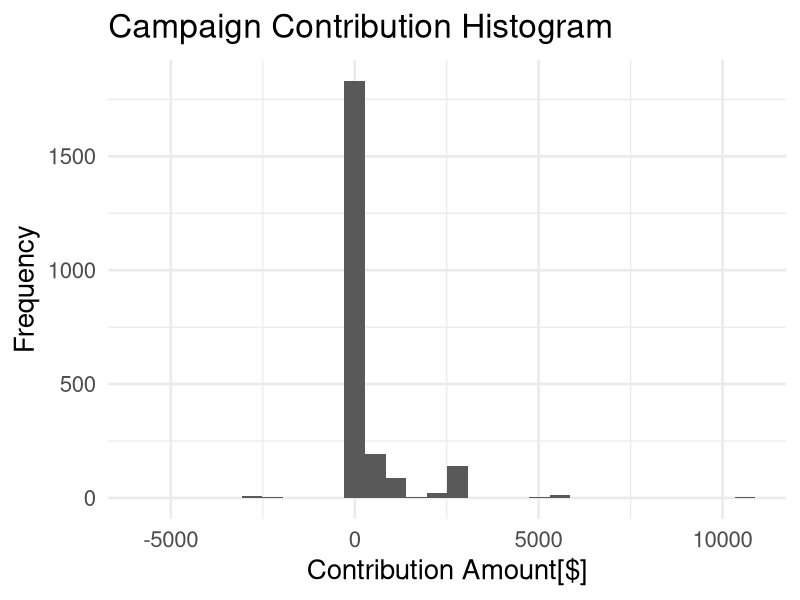
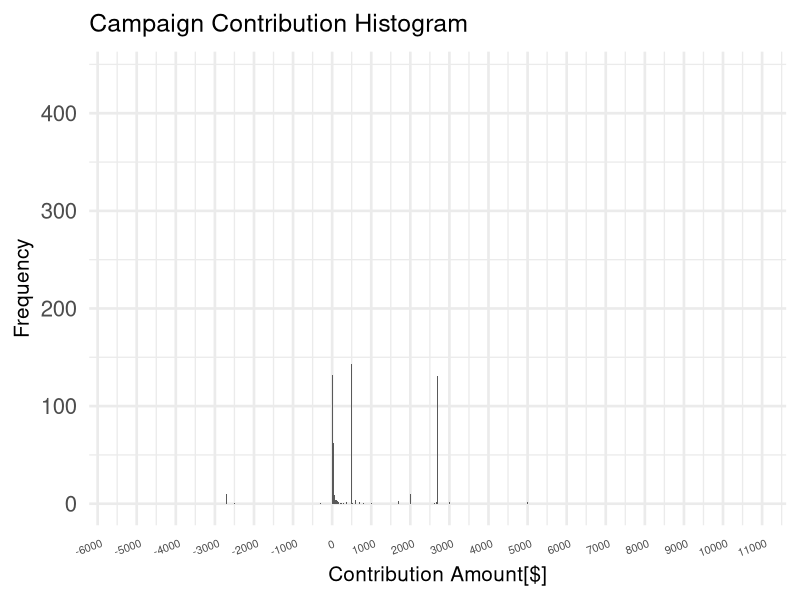
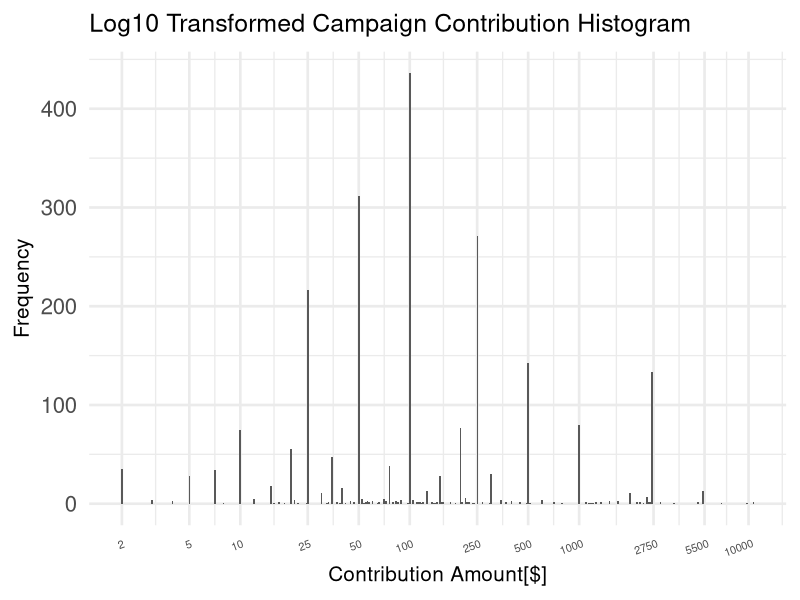

Source code (R) for these figures, in order: (Note: this script raises an error after producing the figures.)
## ---- chunk 1
#Load the Packages
library(ggplot2)
library(gridExtra)
library(dplyr)
library(tidyr)
theme_set(theme_minimal(20))
## ---- chunk 2
#Load the Data
Contributions<-read.csv('NC-Contributions.csv',header=TRUE)
## ---- chunk 3
# Summarize the data set
names(Contributions)
str(Contributions)
## ---- chunk 4
#Show Cand Names
levels(Contributions$cand_nm)
## ---- chunk 5
#Show Number of Candidates
length(levels(Contributions$contbr_nm))
## ---- chunk 6
#Shot Number of Occupation types
length(levels(Contributions$contbr_occupation))
## ---- chunk 7
head(summary(Contributions$contbr_city),10)
head(summary(Contributions$contbr_occupation),10)
## ---- chunk 8
summary(Contributions$contb_receipt_amt)
## ---- chunk 9
#Study Contribution Desctiptions
levels(Contributions$receipt_desc)
## ---- chunk 10
#Spread the Dataset
SpContributions<-
  spread(Contributions,cand_nm,contb_receipt_amt)
SpContributions$"Cruz, Rafael Edward 'Ted'"[
  is.na(SpContributions$"Cruz, Rafael Edward 'Ted'")]<-0
SpContributions$"CRUZ, RAFAEL EDWARD TED"[
  is.na(SpContributions$"CRUZ, RAFAEL EDWARD TED")]<-0
SpContributions$"Cruz, Rafael Edward 'Ted'"<-
  SpContributions$"Cruz, Rafael Edward 'Ted'"+
  SpContributions$"CRUZ, RAFAEL EDWARD TED"
SpContributions$"CRUZ, RAFAEL EDWARD TED"<-NULL
#Gather the Dataset
GathContributions<-
  gather(SpContributions,'cand_nm','contb_receipt_amt',17:30)
Contributions<-
  subset(GathContributions,!is.na(contb_receipt_amt)&contb_receipt_amt !=0)
## ---- chunk 11
#Create the Days variable
Contributions$Days<-
  as.numeric(as.Date(
    strptime(Contributions$contb_receipt_dt,'%d-%b-%y'))-
      min(as.Date(strptime(Contributions$contb_receipt_dt,'%d-%b-%y'))))
str(Contributions)
## ---- chunk 12
#Exclude all Contributions where contribution amount is greator than 0
ContributionsNR<-subset(Contributions,contb_receipt_amt>0)
#Show a summary of this updated dataset
summary(ContributionsNR$contb_receipt_amt)
## ---- chunk 13
#Summary Tables
Contributions.Summary.Can<-Contributions %>% group_by(cand_nm) %>%
  summarise(FreqOfContributions = n(),
            BiggestRefund = min(contb_receipt_amt),
            MeanContributions=mean(contb_receipt_amt),
            MedianContributions=median(contb_receipt_amt),
            MaxContributions=max(contb_receipt_amt),
            TotalContributions=sum(contb_receipt_amt))%>%
  arrange(-FreqOfContributions)

Contributions.Summary.Con<-Contributions %>% group_by(contbr_nm) %>%
  summarise(TotalContributions=sum(contb_receipt_amt),
            FreqOfContributions = n(),
            MeanContributions=mean(contb_receipt_amt),
            MedianContributions=median(contb_receipt_amt),
            MaxContributions=max(contb_receipt_amt))%>%
  arrange(-TotalContributions)

dim(subset(Contributions.Summary.Con,FreqOfContributions==1))
dim(subset(Contributions.Summary.Con,FreqOfContributions>1))
## ---- chunk 14
#Basic Histogram
ggplot(aes(x=contb_receipt_amt), data = Contributions)+
  geom_histogram()+
  xlab('Contribution Amount[$]')+
  ylab('Frequency')+
  ggtitle('Campaign Contribution Histogram')
## ---- chunk 15
#Histogram with adjusted bin widths
ggplot(aes(x=contb_receipt_amt), data = Contributions)+
  geom_histogram(binwidth=10)+
  scale_x_continuous(breaks=seq(-6000,11000,1000))+
  xlab('Contribution Amount[$]')+
  ylab('Frequency')+
  ggtitle('Campaign Contribution Histogram')+
  theme(axis.text.x=element_text(angle=20,size=8,vjust=0.9,hjust=.9),
        title=element_text(size=15))
## ---- chunk 16
#Scale x axis with log10
ggplot(aes(x=contb_receipt_amt), data = Contributions)+
  geom_histogram(binwidth=.01)+
  scale_x_log10(breaks=c(2,5,10,25,50,100,250,500,1000,2750,5500,10000))+
  xlab('Contribution Amount[$]')+
  ylab('Frequency')+
  ggtitle('Log10 Transformed Campaign Contribution Histogram')+
  theme(axis.text.x=element_text(angle=20,size=8,vjust=0.9,hjust=.9),
        title=element_text(size=15))
## ---- chunk 17
#Cut x axis variables into buckets
Contributions$contb_receipt_amt.Bucket<-
  cut(Contributions$contb_receipt_amt,
      c(-6000,-3000,0,5,10,25,50,100,250,500,1000,2750,5500,11000),dig.lab=10)

summary(Contributions$contb_receipt_amt.Bucket)
#Show finished frequency distribution plot
ggplot(aes(x=contb_receipt_amt.Bucket),data=Contributions)+
  geom_histogram()+
  xlab('Contributions')+
  ylab('Frequency')+
  ggtitle('Campaign Contribution Histogram')+
  theme(axis.text.x=element_text(angle=20,size=8,vjust=0.9,hjust=.9),
        title=element_text(size=15))
## ---- chunk 18
#Contribution Histogram 
  ggplot(aes(x=reorder(cand_nm,-FreqOfContributions),y=FreqOfContributions),
         data=Contributions.Summary.Can)+
  geom_bar(stat='identity')+
  xlab('Candidates')+
  ylab('Frequency')+
  ggtitle('Contribution Frequency Histogram')+
  theme(axis.text.x=element_text(angle=20,size=8,vjust=0.9,hjust=.9),
        title=element_text(size=15))
## ---- chunk 19
#Exclude Outliers
ContributionsNO<-Contributions[Contributions$names]
Exclude<-c('Santorum, Richard J.',"O'Malley, Martin Joseph","Perry, James R. (Rick)",'Jindal, Bobby','Graham, Lindsey O.','Fiorina, Carly','Huckabee, Mike')
ContributionsNO <- subset(Contributions,!(cand_nm %in% Exclude))
ContributionsNO <- droplevels(ContributionsNO)  

#Contributor Occupation Summary Table
Contributions.Summary.Occ<-ContributionsNO %>%
  group_by(contbr_occupation,cand_nm) %>%
  summarise(FreqOfContributions = n())%>%
  mutate(Total=sum(FreqOfContributions))%>%
  ungroup()%>%
  arrange(-Total,-FreqOfContributions)

#Contributor Employer Summary Table
Contributions.Summary.Emp<-ContributionsNO %>%
  group_by(contbr_employer,cand_nm) %>%
  summarise(FreqOfContributions = n())%>%
  mutate(Total=sum(FreqOfContributions))%>%
  ungroup()%>%
  arrange(-Total,-FreqOfContributions)

  #Plot Occupation Breakdown
  ggplot(aes(reorder(x=contbr_occupation,-Total),y=FreqOfContributions),
         data=Contributions.Summary.Occ[1:60,])+
  geom_bar(stat='identity')+
  xlab('Contributor Occupation')+
  ylab('Frequency')+
  ggtitle('Contributor Occupation Histogram')+
  theme(axis.text.x=element_text(angle=20,size=6,vjust=0.99,hjust=.99),
        title=element_text(size=15))
  
  #Plot Employer Breakdown
  ggplot(aes(reorder(x=contbr_employer,-Total),y=FreqOfContributions),
         data=Contributions.Summary.Emp[1:60,])+
  geom_bar(stat='identity')+
  xlab('Contributor Employer')+
  ylab('Frequency')+
  ggtitle('Contributor Employer Histogram')+
  theme(axis.text.x=element_text(angle=20,size=6,vjust=0.99,hjust=.99),
        title=element_text(size=15))  
## ---- chunk 20
  #Show total Contributions by Candidate
  ggplot(aes(x=reorder(cand_nm,-TotalContributions),y=TotalContributions),
       data=Contributions.Summary.Can)+
  geom_bar(stat ='identity')+
  theme(axis.text.x=element_text(angle=20,size=8,vjust=0.9,hjust=.9),
        title=element_text(size=15))+
  xlab('Candidates')+
  ylab('Total Contributions[$]')+
  ggtitle('Total Contributions by Candidate')
## ---- chunk 21
    #Show Mean Contributions by Candidate
ggplot(aes(x=reorder(cand_nm,-MeanContributions),y=MeanContributions),
       data=Contributions.Summary.Can)+
  geom_bar(stat ='identity')+
  theme(axis.text.x=element_text(angle=20,size=8,vjust=0.9,hjust=.9),
        title=element_text(size=15))+
  xlab('Candidates')+
  ylab('Mean Contributions[$]')+
  ggtitle('Mean Contributions by Candidate')
## ---- chunk 22
  #Show Median Contributions by Candidate
ggplot(aes(x=reorder(cand_nm,-MedianContributions),y=MedianContributions),
       data=Contributions.Summary.Can)+
  geom_bar(stat ='identity')+
  theme(axis.text.x=element_text(angle=20,size=8,vjust=0.9,hjust=.9),
        title=element_text(size=15))+
  xlab('Candidates')+
  ylab('Median Contributions[$]')+
  ggtitle('Median Contributions by Candidate')
## ---- chunk 23
    #Show Maximum Contributions by Candidate

ggplot(aes(x=reorder(cand_nm,-MaxContributions),y=MaxContributions),
       data=Contributions.Summary.Can)+
  geom_bar(stat ='identity')+
  theme(axis.text.x=element_text(angle=20,size=8,vjust=0.9,hjust=.9),
        title=element_text(size=15))+
  xlab('Candidates')+
  ylab('Maximum Contributions[$]')+
  ggtitle('Maximum Contributions by Candidate')
## ---- chunk 24
  #Show boxplot of Contribution ranges for each candidate
ggplot(aes(x=reorder(cand_nm,-contb_receipt_amt),y=contb_receipt_amt),
       data=Contributions)+
  geom_boxplot()+
  scale_y_continuous(breaks=seq(-5000,12500,2500))+
  theme(axis.text.x=element_text(angle = 20,size=8,vjust = .9,hjust =.9))+
  xlab('Candidates')+
  ylab('Contribution Amount[$]')+
  ggtitle('Contribution Analysis by Candidate')
## ---- chunk 25
#Summarize Contributions by City
Contributions.by_City<-ContributionsNO %>% group_by(contbr_city)%>%
  summarise(LocSum=sum(contb_receipt_amt)) %>%
  arrange(-LocSum)

#Show Total Contributions by City
ggplot(aes(x=reorder(contbr_city,-LocSum),y=LocSum),
       data=Contributions.by_City[1:15,])+
  geom_bar(stat='identity')+
  theme(axis.text.x=element_text(angle=20,size=8,vjust=0.9,hjust=.9),
  title=element_text(size=15),
  legend.position='none')+
  xlab('City')+
  ylab('Total Contributions[$]')+
  ggtitle('Total Contributions by City')
## ---- chunk 26
#Show Contributions by Contributor
ggplot(aes(x=reorder(contbr_nm,-TotalContributions),y=TotalContributions),
       data=Contributions.Summary.Con[1:30,])+
  geom_bar(stat='identity')+
  scale_y_continuous(breaks=seq(0,30000,5000))+
  theme(axis.text.x=element_text(angle=30,size=5,vjust=1,hjust=1),
  title=element_text(size=15),
  legend.position='none')+
  geom_text(aes(label=FreqOfContributions),color = 'blue',size=4,vjust=-.2)+
  xlab('Contributor')+
  ylab('Total Contributions [$]')+
  ggtitle('Total Contributions by Contributor')
## ---- chunk 27
sum(Contributions.Summary.Con$TotalContributions)
## ---- chunk 28
sum(Contributions.Summary.Con$TotalContributions[1:207])
## ---- chunk 29
sum(Contributions.Summary.Con$TotalContributions[1:207])/
  sum(Contributions.Summary.Con$TotalContributions)
## ---- chunk 30
sum(Contributions.Summary.Con$TotalContributions[1:30])
## ---- chunk 31
sum(Contributions.Summary.Con$TotalContributions[1:30])/
  sum(Contributions.Summary.Con$TotalContributions)
## ---- chunk 32
#Contribtions amount by Frequency
ggplot(aes(x=round(FreqOfContributions),y=TotalContributions),
       data=Contributions.Summary.Con)+
  geom_point(alpha=1/10)+
  scale_y_log10()+
  scale_x_discrete(breaks=c(0,1,2,3,4,5,6,7,8,9,10))+
  coord_cartesian(xlim = c(0,quantile(Contributions.Summary.Con$FreqOfContributions,.99)))+
  xlab('Contribution Frequency')+
  ylab('Contribution Amount [$]')+
  ggtitle('Contribution Amount by Frequency')
## ---- chunk 33
#Create Linear model to show if there is a relationship between Contribution
# Frequency and Contribution Amount
newlog<- function(x) ifelse(x <= 0, 0, base::log(x))
model<-lm(newlog(TotalContributions)~FreqOfContributions,
          data=Contributions.Summary.Con)
summary(model)
## ---- chunk 34
  # Contributor Occupation by Candidate
  ggplot(aes(reorder(x=contbr_occupation,-Total),y=FreqOfContributions,
             fill=cand_nm),data=Contributions.Summary.Occ[1:60,])+
  geom_bar(color='black',stat='identity')+
  xlab('Contributor Occupation')+
  ylab('Frequency')+
  ggtitle('Contributor Occupation Histogram')+
  theme(axis.text.x=element_text(angle=20,size=6,vjust=0.99,hjust=.99),
        title=element_text(size=15))
  #Contributor Employer by Candidate
  ggplot(aes(reorder(x=contbr_employer,-Total),
             y=FreqOfContributions,fill=cand_nm),
         data=Contributions.Summary.Emp[1:60,])+
  geom_bar(stat='identity',color='black')+
  xlab('Contributor Employer')+
  ylab('Frequency')+
  ggtitle('Contributor Employer Histogram')+
  theme(axis.text.x=element_text(angle=20,size=6,vjust=0.99,hjust=.99),
        title=element_text(size=15))  
## ---- chunk 35
#Raw(NOT FINAL) version of Contributions over time.
ggplot(aes(x=Days,y=contb_receipt_amt),data=ContributionsNO)+
  geom_point(aes(color=cand_nm))+
  xlab('Day')+
  ylab('Contribution Amount [$]')+
  ggtitle('Contributions over time')+
  theme(legend.text=element_text(size=7),
        legend.position="right",
        legend.title=element_blank(),
        axis.text.x=element_text(angle=20, size=8, vjust=0.7))
levels(Contributions$cand_nm)
## ---- chunk 36
#Change Y Axis to log10 and add alpha of .5
ContributionsNO<-ContributionsNO %>% group_by(cand_nm)%>%
  arrange(Days) %>%
  mutate(TotalRaised=cumsum(contb_receipt_amt))
#Plot Cumulative raise for each candidate over time
ggplot(aes(x=Days,y=TotalRaised),data=ContributionsNO)+
  geom_line(aes(color=cand_nm))+
  scale_x_continuous(breaks=seq(0,300,30))+
  scale_y_log10()+
  scale_colour_brewer(palette="Set1")+
  xlab('Day')+
  ylab('Contribution Amount [$]')+
  ggtitle('Contributions Over Time')+
  theme(legend.text=element_text(size=15),
        legend.position="right",
        legend.title=element_blank(),
        axis.text.x=element_text(angle=20, size=10, vjust=0.7))+
  guides(colour = guide_legend(override.aes = list(alpha = 1)))
## ---- chunk 37
#Create new variable,Month out of Days column
ContributionsNO$Months<-floor(ContributionsNO$Days/30)

#Show Mean Contribution per Month 
ggplot(aes(x=Months,y=contb_receipt_amt),data=ContributionsNO)+
  geom_line(aes(color=cand_nm),stat='summary',fun.y='mean')+
  scale_x_continuous(limits=c(0,10),breaks=seq(0,10,1))+
  scale_y_log10()+
  scale_colour_brewer(palette="Set1")+
  xlab('Day')+
  ylab('Contribution Amount [$]')+
  ggtitle('Mean Contributions Per Month')+
  theme(legend.text=element_text(size=15),
        legend.position="right",
        legend.title=element_blank(),
        axis.text.x=element_text(angle=20, size=10, vjust=0.7))+
    guides(colour = guide_legend(override.aes = list(alpha = 1)))

ggplot(aes(x=Months,y=contb_receipt_amt),data=ContributionsNO)+
  geom_line(aes(color=cand_nm),stat='summary',fun.y='median')+
  scale_x_continuous(limits=c(0,10),breaks=seq(0,10,1))+
  scale_y_log10()+
  scale_colour_brewer(palette="Set1")+
  xlab('Day')+
  ylab('Contribution Amount[$]')+
  ggtitle('Median Contributions Per Month')+
  theme(legend.text=element_text(size=15),
        legend.position="right",
        legend.title=element_blank(),
        axis.text.x=element_text(angle=20, size=10, vjust=0.7))+
    guides(colour = guide_legend(override.aes = list(alpha = 1)))
## ---- chunk 38
Contributions.by_CityCand<-ContributionsNO %>% 
  group_by(contbr_city,cand_nm)%>%
  summarise(CandSum=sum(contb_receipt_amt)) %>%
  mutate(LocSum=sum(CandSum))%>%
  ungroup() %>%
  arrange(-LocSum)
options(scipen=999)

#Show Contribution Amount By City by Candidate, using barplot in dodge position
ggplot(aes(x=reorder(contbr_city,-LocSum),y=CandSum,fill=cand_nm),
       data=Contributions.by_CityCand[1:75,])+
  geom_bar(stat='identity',color="black",position = "dodge")+
  theme(axis.text.x=element_text(angle=30,size=8,vjust=0.9,hjust=.9),
  title=element_text(size=15))+
  scale_y_continuous(breaks=c(0,25000,50000,75000,100000,125000))+
  xlab('City')+
  ylab('Total Contribution Amt[$]')+
  ggtitle('Total Contributions by City by Cand')
## ---- chunk 39
#Total and Median Contributions
ggplot(aes(x=Months,y=contb_receipt_amt),data=ContributionsNO)+
  geom_line(aes(x=Months,y=TotalRaised,color = cand_nm))+
  geom_jitter(aes(x=Months,y=contb_receipt_amt,color=cand_nm)
              ,stat='summary',fun.y='median')+
  scale_x_continuous(limits=c(0,10),breaks=seq(0,10,1))+
  scale_y_log10(breaks=c(10,25,100,300,1000,3000,10000,30000,75000,200000))+
  scale_colour_brewer(palette="Set1")+
  xlab('Day')+
  ylab('Contribution Amount[$]')+
  ggtitle('Total Contributions Over Median Contributions')+
  theme(title=element_text(size=15),
        legend.text=element_text(size=15),
        legend.position="right",
        legend.title=element_blank(),
        axis.text.x=element_text(angle=20, size=10, vjust=0.7))+
    guides(colour = guide_legend(override.aes = list(alpha = 1)))
## ---- chunk 40
theme_set(theme_minimal(12))
#First plot element of grid. Density plot.
p1<-  ggplot(aes(x=contb_receipt_amt),data=ContributionsNO)+
  geom_density(aes(color=cand_nm))+
  scale_x_log10(breaks=c(5,10,25,100,500,2500,10000))+
  xlab('Contribution Amt [$]') +
  ylab('Density') +
  ggtitle('Contribution Amt By Density')+
    theme(title=element_text(size=15),
        legend.text=element_text(size=10),
        legend.position="right",
        legend.title=element_blank(),
        axis.text.x=element_text(angle=10, size=10, vjust=0.7),
        axis.title=element_text(size=15))
#Show contribution frequency
ContributionsNO<-ContributionsNO %>% group_by(cand_nm)%>%
  mutate(FreqContr=n())

#First plot element of grid. Histogram.
p2<-ggplot(aes(x=reorder(cand_nm,-FreqContr),y=FreqContr),data=ContributionsNO)+
  geom_bar(stat='summary',fun.y=mean)+
  xlab('Candidate')+
  ylab('Number of Contributions')+
  ggtitle('Number of Contributions by Candidate')+
  theme(title=element_text(size=15),
        legend.text=element_text(size=10),
        legend.position="right",
        legend.title=element_blank(),
        axis.text.x=element_text(angle=10, size=10, vjust=0.7),
        axis.title=element_text(size=15))

grid.arrange(p2,p1)
## ---- chunk 41
#Histogram of Contribution bucket frequency by candidate
ggplot(aes(x=contb_receipt_amt.Bucket,fill=cand_nm),data=ContributionsNO)+
         geom_histogram(color="black",position = 'dodge')+
  xlab('Contribution Amount[$]')+
  ylab('Frequency')+
  ggtitle('Contribution Frequency by Candidate')+
  theme(legend.text=element_text(size=15),
        legend.position="right",
        legend.title=element_blank(),
        axis.text.x=element_text(angle=40, size=10, vjust=0.7))
